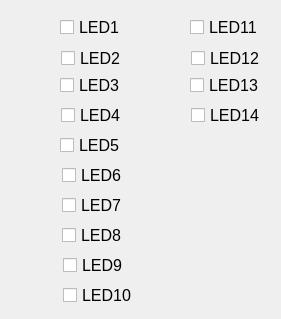
   <widget class="QWidget" name="tab">
    <attribute name="title">
     <string>LED</string>
    </attribute>
    <widget class="caLed" name="caled_5">
     <property name="geometry">
      <rect>
       <x>29</x>
       <y>11</y>
       <width>31</width>
       <height>34</height>
      </rect>
     </property>
     <property name="channel" stdset="0">
      <string notr="true">ARIDI-BLM02:LED_1</string>
     </property>
    </widget>
    <widget class="caLed" name="caled_6">
     <property name="geometry">
      <rect>
       <x>27</x>
       <y>70</y>
       <width>31</width>
       <height>30</height>
      </rect>
     </property>
     <property name="channel" stdset="0">
      <string notr="true">ARIDI-BLM02:LED_3</string>
     </property>
    </widget>
    <widget class="caToggleButton" name="catogglebutton_5">
     <property name="geometry">
      <rect>
       <x>60</x>
       <y>10</y>
       <width>80</width>
       <height>34</height>
      </rect>
     </property>
     <property name="font">
      <font>
       <pointsize>12</pointsize>
      </font>
     </property>
     <property name="text">
      <string>LED1</string>
     </property>
     <property name="channel" stdset="0">
      <string notr="true">ARIDI-BLM02:LED_1</string>
     </property>
     <property name="fontScaleMode" stdset="0">
      <enum>caToggleButton::None</enum>
     </property>
    </widget>
    <widget class="caToggleButton" name="catogglebutton_6">
     <property name="geometry">
      <rect>
       <x>60</x>
       <y>70</y>
       <width>81</width>
       <height>30</height>
      </rect>
     </property>
     <property name="font">
      <font>
       <pointsize>12</pointsize>
      </font>
     </property>
     <property name="text">
      <string>LED3</string>
     </property>
     <property name="channel" stdset="0">
      <string notr="true">ARIDI-BLM02:LED_3</string>
     </property>
     <property name="fontScaleMode" stdset="0">
      <enum>caToggleButton::None</enum>
     </property>
    </widget>
    <widget class="caLed" name="caled_10">
     <property name="geometry">
      <rect>
       <x>28</x>
       <y>40</y>
       <width>31</width>
       <height>30</height>
      </rect>
     </property>
     <property name="channel" stdset="0">
      <string notr="true">ARIDI-BLM02:LED_2</string>
     </property>
    </widget>
    <widget class="caLed" name="caled_11">
     <property name="geometry">
      <rect>
       <x>28</x>
       <y>100</y>
       <width>31</width>
       <height>30</height>
      </rect>
     </property>
     <property name="channel" stdset="0">
      <string notr="true">ARIDI-BLM02:LED_4</string>
     </property>
    </widget>
    <widget class="caToggleButton" name="catogglebutton_10">
     <property name="geometry">
      <rect>
       <x>61</x>
       <y>50</y>
       <width>74</width>
       <height>16</height>
      </rect>
     </property>
     <property name="font">
      <font>
       <pointsize>12</pointsize>
      </font>
     </property>
     <property name="text">
      <string>LED2</string>
     </property>
     <property name="channel" stdset="0">
      <string notr="true">ARIDI-BLM02:LED_2</string>
     </property>
     <property name="fontScaleMode" stdset="0">
      <enum>caToggleButton::None</enum>
     </property>
    </widget>
    <widget class="caToggleButton" name="catogglebutton_11">
     <property name="geometry">
      <rect>
       <x>61</x>
       <y>100</y>
       <width>81</width>
       <height>30</height>
      </rect>
     </property>
     <property name="font">
      <font>
       <pointsize>12</pointsize>
      </font>
     </property>
     <property name="text">
      <string>LED4</string>
     </property>
     <property name="channel" stdset="0">
      <string notr="true">ARIDI-BLM02:LED_4</string>
     </property>
     <property name="fontScaleMode" stdset="0">
      <enum>caToggleButton::None</enum>
     </property>
    </widget>
    <widget class="caToggleButton" name="catogglebutton_21">
     <property name="geometry">
      <rect>
       <x>62</x>
       <y>220</y>
       <width>81</width>
       <height>30</height>
      </rect>
     </property>
     <property name="font">
      <font>
       <pointsize>12</pointsize>
      </font>
     </property>
     <property name="text">
      <string>LED8</string>
     </property>
     <property name="channel" stdset="0">
      <string notr="true">ARIDI-BLM02:LED_8</string>
     </property>
     <property name="fontScaleMode" stdset="0">
      <enum>caToggleButton::None</enum>
     </property>
    </widget>
    <widget class="caLed" name="caled_17">
     <property name="geometry">
      <rect>
       <x>29</x>
       <y>190</y>
       <width>31</width>
       <height>30</height>
      </rect>
     </property>
     <property name="channel" stdset="0">
      <string notr="true">ARIDI-BLM02:LED_7</string>
     </property>
    </widget>
    <widget class="caToggleButton" name="catogglebutton_22">
     <property name="geometry">
      <rect>
       <x>62</x>
       <y>160</y>
       <width>81</width>
       <height>30</height>
      </rect>
     </property>
     <property name="font">
      <font>
       <pointsize>12</pointsize>
      </font>
     </property>
     <property name="text">
      <string>LED6</string>
     </property>
     <property name="channel" stdset="0">
      <string notr="true">ARIDI-BLM02:LED_6</string>
     </property>
     <property name="fontScaleMode" stdset="0">
      <enum>caToggleButton::None</enum>
     </property>
    </widget>
    <widget class="caLed" name="caled_18">
     <property name="geometry">
      <rect>
       <x>28</x>
       <y>130</y>
       <width>31</width>
       <height>30</height>
      </rect>
     </property>
     <property name="channel" stdset="0">
      <string notr="true">ARIDI-BLM02:LED_5</string>
     </property>
    </widget>
    <widget class="caToggleButton" name="catogglebutton_23">
     <property name="geometry">
      <rect>
       <x>62</x>
       <y>190</y>
       <width>81</width>
       <height>30</height>
      </rect>
     </property>
     <property name="font">
      <font>
       <pointsize>12</pointsize>
      </font>
     </property>
     <property name="text">
      <string>LED7</string>
     </property>
     <property name="channel" stdset="0">
      <string notr="true">ARIDI-BLM02:LED_7</string>
     </property>
     <property name="fontScaleMode" stdset="0">
      <enum>caToggleButton::None</enum>
     </property>
    </widget>
    <widget class="caLed" name="caled_19">
     <property name="geometry">
      <rect>
       <x>29</x>
       <y>220</y>
       <width>31</width>
       <height>30</height>
      </rect>
     </property>
     <property name="channel" stdset="0">
      <string notr="true">ARIDI-BLM02:LED_8</string>
     </property>
    </widget>
    <widget class="caLed" name="caled_20">
     <property name="geometry">
      <rect>
       <x>29</x>
       <y>160</y>
       <width>31</width>
       <height>30</height>
      </rect>
     </property>
     <property name="channel" stdset="0">
      <string notr="true">ARIDI-BLM02:LED_6</string>
     </property>
    </widget>
    <widget class="caToggleButton" name="catogglebutton_24">
     <property name="geometry">
      <rect>
       <x>60</x>
       <y>130</y>
       <width>81</width>
       <height>30</height>
      </rect>
     </property>
     <property name="font">
      <font>
       <pointsize>12</pointsize>
      </font>
     </property>
     <property name="text">
      <string>LED5</string>
     </property>
     <property name="channel" stdset="0">
      <string notr="true">ARIDI-BLM02:LED_5</string>
     </property>
     <property name="fontScaleMode" stdset="0">
      <enum>caToggleButton::None</enum>
     </property>
    </widget>
    <widget class="caLed" name="caled_21">
     <property name="geometry">
      <rect>
       <x>30</x>
       <y>280</y>
       <width>31</width>
       <height>30</height>
      </rect>
     </property>
     <property name="channel" stdset="0">
      <string notr="true">ARIDI-BLM02:LED_10</string>
     </property>
    </widget>
    <widget class="caLed" name="caled_22">
     <property name="geometry">
      <rect>
       <x>30</x>
       <y>250</y>
       <width>31</width>
       <height>30</height>
      </rect>
     </property>
     <property name="channel" stdset="0">
      <string notr="true">ARIDI-BLM02:LED_9</string>
     </property>
    </widget>
    <widget class="caToggleButton" name="catogglebutton_25">
     <property name="geometry">
      <rect>
       <x>63</x>
       <y>280</y>
       <width>81</width>
       <height>30</height>
      </rect>
     </property>
     <property name="font">
      <font>
       <pointsize>12</pointsize>
      </font>
     </property>
     <property name="text">
      <string>LED10</string>
     </property>
     <property name="channel" stdset="0">
      <string notr="true">ARIDI-BLM02:LED_10</string>
     </property>
     <property name="fontScaleMode" stdset="0">
      <enum>caToggleButton::None</enum>
     </property>
    </widget>
    <widget class="caToggleButton" name="catogglebutton_26">
     <property name="geometry">
      <rect>
       <x>63</x>
       <y>250</y>
       <width>81</width>
       <height>30</height>
      </rect>
     </property>
     <property name="font">
      <font>
       <pointsize>12</pointsize>
      </font>
     </property>
     <property name="text">
      <string>LED9</string>
     </property>
     <property name="channel" stdset="0">
      <string notr="true">ARIDI-BLM02:LED_9</string>
     </property>
     <property name="fontScaleMode" stdset="0">
      <enum>caToggleButton::None</enum>
     </property>
    </widget>
    <widget class="caLed" name="caled_23">
     <property name="geometry">
      <rect>
       <x>161</x>
       <y>11</y>
       <width>31</width>
       <height>34</height>
      </rect>
     </property>
     <property name="channel" stdset="0">
      <string notr="true">ARIDI-BLM02:LED_11</string>
     </property>
    </widget>
    <widget class="caLed" name="caled_27">
     <property name="geometry">
      <rect>
       <x>160</x>
       <y>100</y>
       <width>31</width>
       <height>30</height>
      </rect>
     </property>
     <property name="channel" stdset="0">
      <string notr="true">ARIDI-BLM02:LED_14</string>
     </property>
    </widget>
    <widget class="caToggleButton" name="catogglebutton_30">
     <property name="geometry">
      <rect>
       <x>191</x>
       <y>100</y>
       <width>81</width>
       <height>30</height>
      </rect>
     </property>
     <property name="font">
      <font>
       <pointsize>12</pointsize>
      </font>
     </property>
     <property name="text">
      <string>LED14</string>
     </property>
     <property name="channel" stdset="0">
      <string notr="true">ARIDI-BLM02:LED_14</string>
     </property>
     <property name="fontScaleMode" stdset="0">
      <enum>caToggleButton::None</enum>
     </property>
    </widget>
    <widget class="caToggleButton" name="catogglebutton_31">
     <property name="geometry">
      <rect>
       <x>190</x>
       <y>70</y>
       <width>81</width>
       <height>30</height>
      </rect>
     </property>
     <property name="font">
      <font>
       <pointsize>12</pointsize>
      </font>
     </property>
     <property name="text">
      <string>LED13</string>
     </property>
     <property name="channel" stdset="0">
      <string notr="true">ARIDI-BLM02:LED_13</string>
     </property>
     <property name="fontScaleMode" stdset="0">
      <enum>caToggleButton::None</enum>
     </property>
    </widget>
    <widget class="caLed" name="caled_29">
     <property name="geometry">
      <rect>
       <x>160</x>
       <y>40</y>
       <width>31</width>
       <height>30</height>
      </rect>
     </property>
     <property name="channel" stdset="0">
      <string notr="true">ARIDI-BLM02:LED_12</string>
     </property>
    </widget>
    <widget class="caToggleButton" name="catogglebutton_33">
     <property name="geometry">
      <rect>
       <x>191</x>
       <y>50</y>
       <width>74</width>
       <height>16</height>
      </rect>
     </property>
     <property name="font">
      <font>
       <pointsize>12</pointsize>
      </font>
     </property>
     <property name="text">
      <string>LED12</string>
     </property>
     <property name="channel" stdset="0">
      <string notr="true">ARIDI-BLM02:LED_12</string>
     </property>
     <property name="fontScaleMode" stdset="0">
      <enum>caToggleButton::None</enum>
     </property>
    </widget>
    <widget class="caLed" name="caled_31">
     <property name="geometry">
      <rect>
       <x>159</x>
       <y>70</y>
       <width>31</width>
       <height>30</height>
      </rect>
     </property>
     <property name="channel" stdset="0">
      <string notr="true">ARIDI-BLM02:LED_13</string>
     </property>
    </widget>
    <widget class="caToggleButton" name="catogglebutton_36">
     <property name="geometry">
      <rect>
       <x>190</x>
       <y>10</y>
       <width>80</width>
       <height>34</height>
      </rect>
     </property>
     <property name="font">
      <font>
       <pointsize>12</pointsize>
      </font>
     </property>
     <property name="text">
      <string>LED11</string>
     </property>
     <property name="channel" stdset="0">
      <string notr="true">ARIDI-BLM02:LED_11</string>
     </property>
     <property name="fontScaleMode" stdset="0">
      <enum>caToggleButton::None</enum>
     </property>
    </widget>
   </widget>
